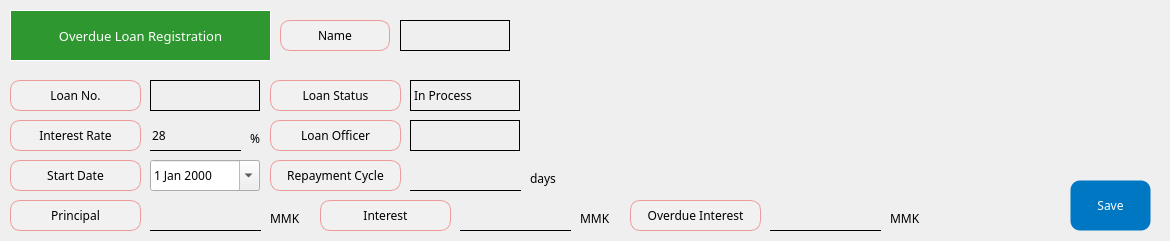
<?xml version="1.0" encoding="UTF-8"?>
<ui version="4.0">
 <class>MainWindow</class>
 <widget class="QMainWindow" name="MainWindow">
  <property name="geometry">
   <rect>
    <x>0</x>
    <y>0</y>
    <width>1170</width>
    <height>241</height>
   </rect>
  </property>
  <property name="windowTitle">
   <string>Overdue Loan Management</string>
  </property>
  <property name="styleSheet">
   <string notr="true">background-color: #fbfbfb;

QPushButton {
    background-color: #0077c2;
    color: white;
    border: 1px solid transparent;
    border-radius: 10px;
    padding: 5px 10px;
}

QPushButton:hover {
    border: 1px solid white;
}

QPushButton:pressed {
    background-color: #005f9e;
    padding-top: 6px;
    padding-bottom: 4px;
}

QPushButton:disabled {
    background-color: lightgray;
    color: gray;
    border: 1px solid gray;
}
</string>
  </property>
  <widget class="QWidget" name="centralwidget">
   <widget class="QLabel" name="label">
    <property name="geometry">
     <rect>
      <x>280</x>
      <y>20</y>
      <width>110</width>
      <height>31</height>
     </rect>
    </property>
    <property name="minimumSize">
     <size>
      <width>110</width>
      <height>0</height>
     </size>
    </property>
    <property name="maximumSize">
     <size>
      <width>16777215</width>
      <height>16777215</height>
     </size>
    </property>
    <property name="font">
     <font>
      <family>Arial Black</family>
      <pointsize>9</pointsize>
     </font>
    </property>
    <property name="styleSheet">
     <string notr="true">background-color:rgb(241, 241, 241);
border: 1px solid #ef9a9a;
border-radius: 10px;</string>
    </property>
    <property name="frameShape">
     <enum>QFrame::Box</enum>
    </property>
    <property name="text">
     <string>Name</string>
    </property>
    <property name="alignment">
     <set>Qt::AlignCenter</set>
    </property>
   </widget>
   <widget class="QLabel" name="label_4">
    <property name="geometry">
     <rect>
      <x>10</x>
      <y>10</y>
      <width>261</width>
      <height>51</height>
     </rect>
    </property>
    <property name="font">
     <font>
      <family>Arial Black</family>
      <pointsize>10</pointsize>
     </font>
    </property>
    <property name="styleSheet">
     <string notr="true">background-color: #2e9730; color: white;</string>
    </property>
    <property name="frameShape">
     <enum>QFrame::Box</enum>
    </property>
    <property name="text">
     <string>Overdue Loan Registration</string>
    </property>
    <property name="alignment">
     <set>Qt::AlignCenter</set>
    </property>
   </widget>
   <widget class="QLabel" name="customerName">
    <property name="geometry">
     <rect>
      <x>400</x>
      <y>20</y>
      <width>110</width>
      <height>31</height>
     </rect>
    </property>
    <property name="minimumSize">
     <size>
      <width>110</width>
      <height>0</height>
     </size>
    </property>
    <property name="maximumSize">
     <size>
      <width>110</width>
      <height>16777215</height>
     </size>
    </property>
    <property name="font">
     <font>
      <family>Arial Black</family>
     </font>
    </property>
    <property name="styleSheet">
     <string notr="true">QLabel {
    border: 1px solid black;
    background-color: transparent;
    color: black;
}

QLabel:disabled {
    border: 1px solid lightgray;
    background-color: rgb(236, 236, 236);
    color: lightgray;
}
</string>
    </property>
    <property name="frameShape">
     <enum>QFrame::Box</enum>
    </property>
    <property name="text">
     <string/>
    </property>
   </widget>
   <widget class="QLabel" name="label_24">
    <property name="geometry">
     <rect>
      <x>10</x>
      <y>200</y>
      <width>131</width>
      <height>31</height>
     </rect>
    </property>
    <property name="minimumSize">
     <size>
      <width>110</width>
      <height>0</height>
     </size>
    </property>
    <property name="maximumSize">
     <size>
      <width>16777215</width>
      <height>16777215</height>
     </size>
    </property>
    <property name="font">
     <font>
      <family>Arial Black</family>
      <pointsize>9</pointsize>
     </font>
    </property>
    <property name="styleSheet">
     <string notr="true">background-color:rgb(241, 241, 241);
border: 1px solid #ef9a9a;
border-radius: 10px;</string>
    </property>
    <property name="frameShape">
     <enum>QFrame::Box</enum>
    </property>
    <property name="text">
     <string>Principal</string>
    </property>
    <property name="alignment">
     <set>Qt::AlignCenter</set>
    </property>
   </widget>
   <widget class="QLabel" name="label_44">
    <property name="geometry">
     <rect>
      <x>250</x>
      <y>130</y>
      <width>16</width>
      <height>16</height>
     </rect>
    </property>
    <property name="font">
     <font>
      <family>Arial Black</family>
     </font>
    </property>
    <property name="text">
     <string>%</string>
    </property>
   </widget>
   <widget class="QLabel" name="label_33">
    <property name="geometry">
     <rect>
      <x>10</x>
      <y>120</y>
      <width>131</width>
      <height>31</height>
     </rect>
    </property>
    <property name="minimumSize">
     <size>
      <width>110</width>
      <height>0</height>
     </size>
    </property>
    <property name="maximumSize">
     <size>
      <width>16777215</width>
      <height>16777215</height>
     </size>
    </property>
    <property name="font">
     <font>
      <family>Arial Black</family>
      <pointsize>9</pointsize>
     </font>
    </property>
    <property name="styleSheet">
     <string notr="true">background-color:rgb(241, 241, 241);
border: 1px solid #ef9a9a;
border-radius: 10px;</string>
    </property>
    <property name="frameShape">
     <enum>QFrame::Box</enum>
    </property>
    <property name="text">
     <string>Interest Rate</string>
    </property>
    <property name="alignment">
     <set>Qt::AlignCenter</set>
    </property>
   </widget>
   <widget class="QLabel" name="label_22">
    <property name="geometry">
     <rect>
      <x>10</x>
      <y>80</y>
      <width>131</width>
      <height>31</height>
     </rect>
    </property>
    <property name="minimumSize">
     <size>
      <width>110</width>
      <height>0</height>
     </size>
    </property>
    <property name="maximumSize">
     <size>
      <width>16777215</width>
      <height>16777215</height>
     </size>
    </property>
    <property name="font">
     <font>
      <family>Arial Black</family>
      <pointsize>9</pointsize>
     </font>
    </property>
    <property name="styleSheet">
     <string notr="true">background-color:rgb(241, 241, 241);
border: 1px solid #ef9a9a;
border-radius: 10px;</string>
    </property>
    <property name="frameShape">
     <enum>QFrame::Box</enum>
    </property>
    <property name="text">
     <string>Loan No.</string>
    </property>
    <property name="alignment">
     <set>Qt::AlignCenter</set>
    </property>
   </widget>
   <widget class="QLabel" name="label_27">
    <property name="geometry">
     <rect>
      <x>270</x>
      <y>120</y>
      <width>131</width>
      <height>31</height>
     </rect>
    </property>
    <property name="minimumSize">
     <size>
      <width>110</width>
      <height>0</height>
     </size>
    </property>
    <property name="maximumSize">
     <size>
      <width>16777215</width>
      <height>16777215</height>
     </size>
    </property>
    <property name="font">
     <font>
      <family>Arial Black</family>
      <pointsize>9</pointsize>
     </font>
    </property>
    <property name="styleSheet">
     <string notr="true">background-color:rgb(241, 241, 241);
border: 1px solid #ef9a9a;
border-radius: 10px;</string>
    </property>
    <property name="frameShape">
     <enum>QFrame::Box</enum>
    </property>
    <property name="text">
     <string>Loan Officer</string>
    </property>
    <property name="alignment">
     <set>Qt::AlignCenter</set>
    </property>
   </widget>
   <widget class="QLineEdit" name="principal">
    <property name="geometry">
     <rect>
      <x>150</x>
      <y>200</y>
      <width>111</width>
      <height>31</height>
     </rect>
    </property>
    <property name="font">
     <font>
      <family>Arial Black</family>
     </font>
    </property>
    <property name="styleSheet">
     <string notr="true">QLineEdit {
    border: none;
    border-bottom: 1px solid black;
    background-color: transparent;
    color: black;
}

QLineEdit:disabled {
    border: none;
    border-bottom: 1px solid lightgray;
    background-color: rgb(236, 236, 236);
    color: lightgray;
}
</string>
    </property>
   </widget>
   <widget class="QDateEdit" name="startDate">
    <property name="geometry">
     <rect>
      <x>150</x>
      <y>160</y>
      <width>110</width>
      <height>31</height>
     </rect>
    </property>
    <property name="font">
     <font>
      <family>Arial Black</family>
     </font>
    </property>
    <property name="styleSheet">
     <string notr="true">
        QCalendarWidget QToolButton {
            background-color: blue; /* 윗부분 배경을 파란색으로 설정 */
            color: white; /* 글자 색을 흰색으로 설정 */
        }
     </string>
    </property>
    <property name="locale">
     <locale language="English" country="UnitedStates"/>
    </property>
    <property name="calendarPopup">
     <bool>true</bool>
    </property>
   </widget>
   <widget class="QLabel" name="label_37">
    <property name="geometry">
     <rect>
      <x>270</x>
      <y>160</y>
      <width>131</width>
      <height>31</height>
     </rect>
    </property>
    <property name="minimumSize">
     <size>
      <width>0</width>
      <height>0</height>
     </size>
    </property>
    <property name="maximumSize">
     <size>
      <width>16777215</width>
      <height>16777215</height>
     </size>
    </property>
    <property name="font">
     <font>
      <family>Arial Black</family>
      <pointsize>9</pointsize>
     </font>
    </property>
    <property name="styleSheet">
     <string notr="true">background-color:rgb(241, 241, 241);
border: 1px solid #ef9a9a;
border-radius: 10px;</string>
    </property>
    <property name="frameShape">
     <enum>QFrame::Box</enum>
    </property>
    <property name="text">
     <string>Repayment Cycle</string>
    </property>
    <property name="alignment">
     <set>Qt::AlignCenter</set>
    </property>
   </widget>
   <widget class="QLineEdit" name="interestRate">
    <property name="geometry">
     <rect>
      <x>150</x>
      <y>120</y>
      <width>91</width>
      <height>31</height>
     </rect>
    </property>
    <property name="font">
     <font>
      <family>Arial Black</family>
     </font>
    </property>
    <property name="styleSheet">
     <string notr="true">QLineEdit {
    border: none;
    border-bottom: 1px solid black;
    background-color: transparent;
    color: black;
}

QLineEdit:disabled {
    border: none;
    border-bottom: 1px solid lightgray;
    background-color: rgb(236, 236, 236);
    color: lightgray;
}
</string>
    </property>
    <property name="text">
     <string>28</string>
    </property>
   </widget>
   <widget class="QLabel" name="label_25">
    <property name="geometry">
     <rect>
      <x>270</x>
      <y>80</y>
      <width>131</width>
      <height>31</height>
     </rect>
    </property>
    <property name="minimumSize">
     <size>
      <width>110</width>
      <height>0</height>
     </size>
    </property>
    <property name="maximumSize">
     <size>
      <width>16777215</width>
      <height>16777215</height>
     </size>
    </property>
    <property name="font">
     <font>
      <family>Arial Black</family>
      <pointsize>9</pointsize>
     </font>
    </property>
    <property name="styleSheet">
     <string notr="true">background-color:rgb(241, 241, 241);
border: 1px solid #ef9a9a;
border-radius: 10px;</string>
    </property>
    <property name="frameShape">
     <enum>QFrame::Box</enum>
    </property>
    <property name="text">
     <string>Loan Status</string>
    </property>
    <property name="alignment">
     <set>Qt::AlignCenter</set>
    </property>
   </widget>
   <widget class="QLabel" name="label_42">
    <property name="geometry">
     <rect>
      <x>270</x>
      <y>210</y>
      <width>41</width>
      <height>16</height>
     </rect>
    </property>
    <property name="font">
     <font>
      <family>Arial Black</family>
     </font>
    </property>
    <property name="text">
     <string>MMK</string>
    </property>
   </widget>
   <widget class="QLabel" name="label_35">
    <property name="geometry">
     <rect>
      <x>10</x>
      <y>160</y>
      <width>131</width>
      <height>31</height>
     </rect>
    </property>
    <property name="minimumSize">
     <size>
      <width>110</width>
      <height>0</height>
     </size>
    </property>
    <property name="maximumSize">
     <size>
      <width>16777215</width>
      <height>16777215</height>
     </size>
    </property>
    <property name="font">
     <font>
      <family>Arial Black</family>
      <pointsize>9</pointsize>
     </font>
    </property>
    <property name="styleSheet">
     <string notr="true">background-color:rgb(241, 241, 241);
border: 1px solid #ef9a9a;
border-radius: 10px;</string>
    </property>
    <property name="frameShape">
     <enum>QFrame::Box</enum>
    </property>
    <property name="text">
     <string>Start Date</string>
    </property>
    <property name="alignment">
     <set>Qt::AlignCenter</set>
    </property>
   </widget>
   <widget class="QLabel" name="loanStatus">
    <property name="geometry">
     <rect>
      <x>410</x>
      <y>80</y>
      <width>110</width>
      <height>31</height>
     </rect>
    </property>
    <property name="minimumSize">
     <size>
      <width>110</width>
      <height>0</height>
     </size>
    </property>
    <property name="maximumSize">
     <size>
      <width>110</width>
      <height>16777215</height>
     </size>
    </property>
    <property name="font">
     <font>
      <family>Arial Black</family>
     </font>
    </property>
    <property name="styleSheet">
     <string notr="true">QLabel {
    border: 1px solid black;
    background-color: transparent;
    color: black;
}

QLabel:disabled {
    border: 1px solid lightgray;
    background-color: rgb(236, 236, 236);
    color: lightgray;
}
</string>
    </property>
    <property name="frameShape">
     <enum>QFrame::Box</enum>
    </property>
    <property name="text">
     <string>In Process</string>
    </property>
   </widget>
   <widget class="QLineEdit" name="repaymentCycle">
    <property name="geometry">
     <rect>
      <x>410</x>
      <y>160</y>
      <width>111</width>
      <height>31</height>
     </rect>
    </property>
    <property name="font">
     <font>
      <family>Arial Black</family>
     </font>
    </property>
    <property name="styleSheet">
     <string notr="true">QLineEdit {
    border: none;
    border-bottom: 1px solid black;
    background-color: transparent;
    color: black;
}

QLineEdit:disabled {
    border: none;
    border-bottom: 1px solid lightgray;
    background-color: rgb(236, 236, 236);
    color: lightgray;
}
</string>
    </property>
   </widget>
   <widget class="QLabel" name="label_43">
    <property name="geometry">
     <rect>
      <x>580</x>
      <y>210</y>
      <width>41</width>
      <height>16</height>
     </rect>
    </property>
    <property name="font">
     <font>
      <family>Arial Black</family>
     </font>
    </property>
    <property name="text">
     <string>MMK</string>
    </property>
   </widget>
   <widget class="QLabel" name="label_26">
    <property name="geometry">
     <rect>
      <x>320</x>
      <y>200</y>
      <width>131</width>
      <height>31</height>
     </rect>
    </property>
    <property name="minimumSize">
     <size>
      <width>110</width>
      <height>0</height>
     </size>
    </property>
    <property name="maximumSize">
     <size>
      <width>16777215</width>
      <height>16777215</height>
     </size>
    </property>
    <property name="font">
     <font>
      <family>Arial Black</family>
      <pointsize>9</pointsize>
     </font>
    </property>
    <property name="styleSheet">
     <string notr="true">background-color:rgb(241, 241, 241);
border: 1px solid #ef9a9a;
border-radius: 10px;</string>
    </property>
    <property name="frameShape">
     <enum>QFrame::Box</enum>
    </property>
    <property name="text">
     <string>Interest</string>
    </property>
    <property name="alignment">
     <set>Qt::AlignCenter</set>
    </property>
   </widget>
   <widget class="QLineEdit" name="interest">
    <property name="geometry">
     <rect>
      <x>460</x>
      <y>200</y>
      <width>111</width>
      <height>31</height>
     </rect>
    </property>
    <property name="font">
     <font>
      <family>Arial Black</family>
     </font>
    </property>
    <property name="styleSheet">
     <string notr="true">QLineEdit {
    border: none;
    border-bottom: 1px solid black;
    background-color: transparent;
    color: black;
}

QLineEdit:disabled {
    border: none;
    border-bottom: 1px solid lightgray;
    background-color: rgb(236, 236, 236);
    color: lightgray;
}
</string>
    </property>
   </widget>
   <widget class="QLabel" name="label_28">
    <property name="geometry">
     <rect>
      <x>630</x>
      <y>200</y>
      <width>131</width>
      <height>31</height>
     </rect>
    </property>
    <property name="minimumSize">
     <size>
      <width>110</width>
      <height>0</height>
     </size>
    </property>
    <property name="maximumSize">
     <size>
      <width>16777215</width>
      <height>16777215</height>
     </size>
    </property>
    <property name="font">
     <font>
      <family>Arial Black</family>
      <pointsize>9</pointsize>
     </font>
    </property>
    <property name="styleSheet">
     <string notr="true">background-color:rgb(241, 241, 241);
border: 1px solid #ef9a9a;
border-radius: 10px;</string>
    </property>
    <property name="frameShape">
     <enum>QFrame::Box</enum>
    </property>
    <property name="text">
     <string>Overdue Interest</string>
    </property>
    <property name="alignment">
     <set>Qt::AlignCenter</set>
    </property>
   </widget>
   <widget class="QLabel" name="label_45">
    <property name="geometry">
     <rect>
      <x>890</x>
      <y>210</y>
      <width>41</width>
      <height>16</height>
     </rect>
    </property>
    <property name="font">
     <font>
      <family>Arial Black</family>
     </font>
    </property>
    <property name="text">
     <string>MMK</string>
    </property>
   </widget>
   <widget class="QLineEdit" name="overdueInterest">
    <property name="geometry">
     <rect>
      <x>770</x>
      <y>200</y>
      <width>111</width>
      <height>31</height>
     </rect>
    </property>
    <property name="font">
     <font>
      <family>Arial Black</family>
     </font>
    </property>
    <property name="styleSheet">
     <string notr="true">QLineEdit {
    border: none;
    border-bottom: 1px solid black;
    background-color: transparent;
    color: black;
}

QLineEdit:disabled {
    border: none;
    border-bottom: 1px solid lightgray;
    background-color: rgb(236, 236, 236);
    color: lightgray;
}
</string>
    </property>
   </widget>
   <widget class="QLabel" name="label_46">
    <property name="geometry">
     <rect>
      <x>530</x>
      <y>170</y>
      <width>41</width>
      <height>16</height>
     </rect>
    </property>
    <property name="font">
     <font>
      <family>Arial Black</family>
     </font>
    </property>
    <property name="text">
     <string>days</string>
    </property>
   </widget>
   <widget class="QPushButton" name="saveButton">
    <property name="geometry">
     <rect>
      <x>1070</x>
      <y>180</y>
      <width>81</width>
      <height>51</height>
     </rect>
    </property>
    <property name="font">
     <font>
      <family>Arial Black</family>
      <pointsize>9</pointsize>
     </font>
    </property>
    <property name="styleSheet">
     <string notr="true">QPushButton {
    background-color: #0077c2;
    color: white;
    border: 1px solid transparent;
    border-radius: 10px;
    padding: 5px 10px;
}

QPushButton:hover {
    border: 1px solid white;
}

QPushButton:pressed {
    background-color: #005f9e;
    padding-top: 6px;
    padding-bottom: 4px;
}

QPushButton:disabled {
    background-color: lightgray;
    color: gray;
    border: 1px solid gray;
}
</string>
    </property>
    <property name="text">
     <string>Save</string>
    </property>
   </widget>
   <widget class="QLabel" name="loanOfficer">
    <property name="geometry">
     <rect>
      <x>410</x>
      <y>120</y>
      <width>110</width>
      <height>31</height>
     </rect>
    </property>
    <property name="minimumSize">
     <size>
      <width>110</width>
      <height>0</height>
     </size>
    </property>
    <property name="maximumSize">
     <size>
      <width>110</width>
      <height>16777215</height>
     </size>
    </property>
    <property name="font">
     <font>
      <family>Arial Black</family>
     </font>
    </property>
    <property name="styleSheet">
     <string notr="true">QLabel {
    border: 1px solid black;
    background-color: transparent;
    color: black;
}

QLabel:disabled {
    border: 1px solid lightgray;
    background-color: rgb(236, 236, 236);
    color: lightgray;
}
</string>
    </property>
    <property name="frameShape">
     <enum>QFrame::Box</enum>
    </property>
    <property name="text">
     <string/>
    </property>
   </widget>
   <widget class="QLabel" name="loanNumber">
    <property name="geometry">
     <rect>
      <x>150</x>
      <y>80</y>
      <width>110</width>
      <height>31</height>
     </rect>
    </property>
    <property name="minimumSize">
     <size>
      <width>110</width>
      <height>0</height>
     </size>
    </property>
    <property name="maximumSize">
     <size>
      <width>110</width>
      <height>16777215</height>
     </size>
    </property>
    <property name="font">
     <font>
      <family>Arial Black</family>
     </font>
    </property>
    <property name="styleSheet">
     <string notr="true">QLabel {
    border: 1px solid black;
    background-color: transparent;
    color: black;
}

QLabel:disabled {
    border: 1px solid lightgray;
    background-color: rgb(236, 236, 236);
    color: lightgray;
}
</string>
    </property>
    <property name="frameShape">
     <enum>QFrame::Box</enum>
    </property>
    <property name="text">
     <string/>
    </property>
   </widget>
  </widget>
 </widget>
 <tabstops>
  <tabstop>interestRate</tabstop>
  <tabstop>startDate</tabstop>
  <tabstop>repaymentCycle</tabstop>
  <tabstop>principal</tabstop>
  <tabstop>interest</tabstop>
  <tabstop>overdueInterest</tabstop>
  <tabstop>saveButton</tabstop>
 </tabstops>
 <resources/>
 <connections/>
</ui>
